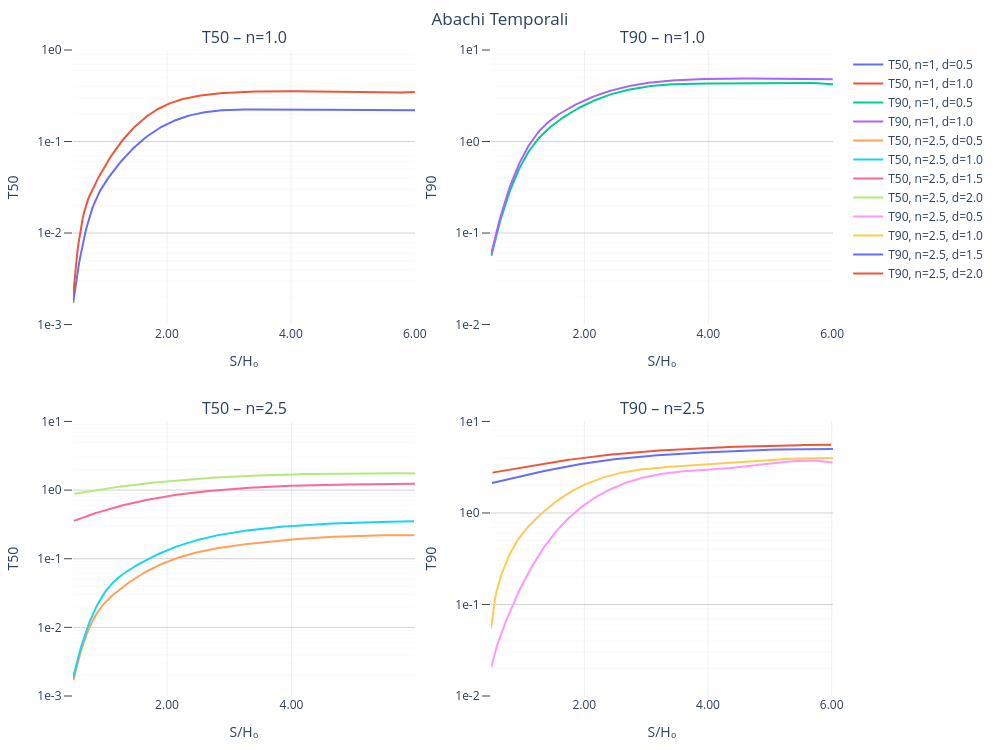

Here is the notebook cell this chart was saved with:
### Markdown cell above
---
## Abachi temporali dell’efficienza idraulica

Oltre all’efficienza idraulica media a regime, è possibile analizzare il comportamento del sistema di drenaggio in condizioni transitorie, valutando il tempo necessario a raggiungere una determinata percentuale dell’efficienza finale.

La classe `AbachiTemporali` fornisce due tipi di abachi:

- $T_{50}$: tempo adimensionale in cui l’efficienza raggiunge il 50% del valore finale;
- $T_{90}$: tempo adimensionale in cui l’efficienza raggiunge il 90% del valore finale.

### Visualizzazione completa degli abachi

Il metodo `plot_abachi()` della classe `AbachiTemporali` genera una figura composta da quattro pannelli:

- due pannelli per i valori di $n = 1.0$ e $n = 2.5$;
- ciascun pannello contiene le curve per i valori di $ D/H_0 = \{0.5, 1.0, 1.5, 2.0\} $;
- sia per il tempo $T_{50}$ che per $T_{90}$.

### Code cell
abachiT = AbachiTemporali()
abachiT.plot_abachi()

### Figure 1 — Plotly figure (JSON) as saved in the notebook; plotly's stock layout.template omitted (floating-point values rounded to 4 significant figures; data arrays with more than 128 entries replaced by an {"elided": "..."} marker saying what was removed)
{"data": [{"hovertemplate": "S/H₀: %{x:.2f}<br>T: %{y:.2e}<extra></extra>", "mode": "lines", "name": "T50, n=1, d=0.5", "type": "scatter", "x": {"elided": "250 float values"}, "xaxis": "x", "y": {"elided": "250 float values"}, "yaxis": "y"}, {"hovertemplate": "S/H₀: %{x:.2f}<br>T: %{y:.2e}<extra></extra>", "mode": "lines", "name": "T50, n=1, d=1.0", "type": "scatter", "x": {"elided": "250 float values"}, "xaxis": "x", "y": {"elided": "250 float values"}, "yaxis": "y"}, {"hovertemplate": "S/H₀: %{x:.2f}<br>T: %{y:.2e}<extra></extra>", "mode": "lines", "name": "T90, n=1, d=0.5", "type": "scatter", "x": {"elided": "250 float values"}, "xaxis": "x2", "y": {"elided": "250 float values"}, "yaxis": "y2"}, {"hovertemplate": "S/H₀: %{x:.2f}<br>T: %{y:.2e}<extra></extra>", "mode": "lines", "name": "T90, n=1, d=1.0", "type": "scatter", "x": {"elided": "250 float values"}, "xaxis": "x2", "y": {"elided": "250 float values"}, "yaxis": "y2"}, {"hovertemplate": "S/H₀: %{x:.2f}<br>T: %{y:.2e}<extra></extra>", "mode": "lines", "name": "T50, n=2.5, d=0.5", "type": "scatter", "x": {"elided": "250 float values"}, "xaxis": "x3", "y": {"elided": "250 float values"}, "yaxis": "y3"}, {"hovertemplate": "S/H₀: %{x:.2f}<br>T: %{y:.2e}<extra></extra>", "mode": "lines", "name": "T50, n=2.5, d=1.0", "type": "scatter", "x": {"elided": "250 float values"}, "xaxis": "x3", "y": {"elided": "250 float values"}, "yaxis": "y3"}, {"hovertemplate": "S/H₀: %{x:.2f}<br>T: %{y:.2e}<extra></extra>", "mode": "lines", "name": "T50, n=2.5, d=1.5", "type": "scatter", "x": {"elided": "250 float values"}, "xaxis": "x3", "y": {"elided": "250 float values"}, "yaxis": "y3"}, {"hovertemplate": "S/H₀: %{x:.2f}<br>T: %{y:.2e}<extra></extra>", "mode": "lines", "name": "T50, n=2.5, d=2.0", "type": "scatter", "x": {"elided": "250 float values"}, "xaxis": "x3", "y": {"elided": "250 float values"}, "yaxis": "y3"}, {"hovertemplate": "S/H₀: %{x:.2f}<br>T: %{y:.2e}<extra></extra>", "mode": "lines", "name": "T90, n=2.5, d=0.5", "type": "scatter", "x": {"elided": "250 float values"}, "xaxis": "x4", "y": {"elided": "250 float values"}, "yaxis": "y4"}, {"hovertemplate": "S/H₀: %{x:.2f}<br>T: %{y:.2e}<extra></extra>", "mode": "lines", "name": "T90, n=2.5, d=1.0", "type": "scatter", "x": {"elided": "250 float values"}, "xaxis": "x4", "y": {"elided": "250 float values"}, "yaxis": "y4"}, {"hovertemplate": "S/H₀: %{x:.2f}<br>T: %{y:.2e}<extra></extra>", "mode": "lines", "name": "T90, n=2.5, d=1.5", "type": "scatter", "x": {"elided": "250 float values"}, "xaxis": "x4", "y": {"elided": "250 float values"}, "yaxis": "y4"}, {"hovertemplate": "S/H₀: %{x:.2f}<br>T: %{y:.2e}<extra></extra>", "mode": "lines", "name": "T90, n=2.5, d=2.0", "type": "scatter", "x": {"elided": "250 float values"}, "xaxis": "x4", "y": {"elided": "250 float values"}, "yaxis": "y4"}], "layout": {"annotations": [{"font": {"size": 16}, "showarrow": false, "text": "T50 – n=1.0", "x": 0.225, "xanchor": "center", "xref": "paper", "y": 1, "yanchor": "bottom", "yref": "paper"}, {"font": {"size": 16}, "showarrow": false, "text": "T90 – n=1.0", "x": 0.775, "xanchor": "center", "xref": "paper", "y": 1, "yanchor": "bottom", "yref": "paper"}, {"font": {"size": 16}, "showarrow": false, "text": "T50 – n=2.5", "x": 0.225, "xanchor": "center", "xref": "paper", "y": 0.425, "yanchor": "bottom", "yref": "paper"}, {"font": {"size": 16}, "showarrow": false, "text": "T90 – n=2.5", "x": 0.775, "xanchor": "center", "xref": "paper", "y": 0.425, "yanchor": "bottom", "yref": "paper"}], "height": 750, "margin": {"b": 50, "l": 50, "r": 50, "t": 50}, "shapes": [{"line": {"color": "rgba(200,200,200,0.2)", "width": 0.5}, "type": "line", "x0": 0, "x1": 1, "xref": "x domain", "y0": 0.002, "y1": 0.002, "yref": "y"}, {"line": {"color": "rgba(200,200,200,0.2)", "width": 0.5}, "type": "line", "x0": 0, "x1": 1, "xref": "x domain", "y0": 0.003, "y1": 0.003, "yref": "y"}, {"line": {"color": "rgba(200,200,200,0.2)", "width": 0.5}, "type": "line", "x0": 0, "x1": 1, "xref": "x domain", "y0": 0.004, "y1": 0.004, "yref": "y"}, {"line": {"color": "rgba(200,200,200,0.2)", "width": 0.5}, "type": "line", "x0": 0, "x1": 1, "xref": "x domain", "y0": 0.005, "y1": 0.005, "yref": "y"}, {"line": {"color": "rgba(200,200,200,0.2)", "width": 0.5}, "type": "line", "x0": 0, "x1": 1, "xref": "x domain", "y0": 0.006, "y1": 0.006, "yref": "y"}, {"line": {"color": "rgba(200,200,200,0.2)", "width": 0.5}, "type": "line", "x0": 0, "x1": 1, "xref": "x domain", "y0": 0.007, "y1": 0.007, "yref": "y"}, {"line": {"color": "rgba(200,200,200,0.2)", "width": 0.5}, "type": "line", "x0": 0, "x1": 1, "xref": "x domain", "y0": 0.008, "y1": 0.008, "yref": "y"}, {"line": {"color": "rgba(200,200,200,0.2)", "width": 0.5}, "type": "line", "x0": 0, "x1": 1, "xref": "x domain", "y0": 0.009, "y1": 0.009, "yref": "y"}, {"line": {"color": "rgba(200,200,200,0.2)", "width": 0.5}, "type": "line", "x0": 0, "x1": 1, "xref": "x domain", "y0": 0.02, "y1": 0.02, "yref": "y"}, {"line": {"color": "rgba(200,200,200,0.2)", "width": 0.5}, "type": "line", "x0": 0, "x1": 1, "xref": "x domain", "y0": 0.03, "y1": 0.03, "yref": "y"}, {"line": {"color": "rgba(200,200,200,0.2)", "width": 0.5}, "type": "line", "x0": 0, "x1": 1, "xref": "x domain", "y0": 0.04, "y1": 0.04, "yref": "y"}, {"line": {"color": "rgba(200,200,200,0.2)", "width": 0.5}, "type": "line", "x0": 0, "x1": 1, "xref": "x domain", "y0": 0.05, "y1": 0.05, "yref": "y"}, {"line": {"color": "rgba(200,200,200,0.2)", "width": 0.5}, "type": "line", "x0": 0, "x1": 1, "xref": "x domain", "y0": 0.06, "y1": 0.06, "yref": "y"}, {"line": {"color": "rgba(200,200,200,0.2)", "width": 0.5}, "type": "line", "x0": 0, "x1": 1, "xref": "x domain", "y0": 0.07, "y1": 0.07, "yref": "y"}, {"line": {"color": "rgba(200,200,200,0.2)", "width": 0.5}, "type": "line", "x0": 0, "x1": 1, "xref": "x domain", "y0": 0.08, "y1": 0.08, "yref": "y"}, {"line": {"color": "rgba(200,200,200,0.2)", "width": 0.5}, "type": "line", "x0": 0, "x1": 1, "xref": "x domain", "y0": 0.09, "y1": 0.09, "yref": "y"}, {"line": {"color": "rgba(200,200,200,0.2)", "width": 0.5}, "type": "line", "x0": 0, "x1": 1, "xref": "x domain", "y0": 0.2, "y1": 0.2, "yref": "y"}, {"line": {"color": "rgba(200,200,200,0.2)", "width": 0.5}, "type": "line", "x0": 0, "x1": 1, "xref": "x domain", "y0": 0.3, "y1": 0.3, "yref": "y"}, {"line": {"color": "rgba(200,200,200,0.2)", "width": 0.5}, "type": "line", "x0": 0, "x1": 1, "xref": "x domain", "y0": 0.4, "y1": 0.4, "yref": "y"}, {"line": {"color": "rgba(200,200,200,0.2)", "width": 0.5}, "type": "line", "x0": 0, "x1": 1, "xref": "x domain", "y0": 0.5, "y1": 0.5, "yref": "y"}, {"line": {"color": "rgba(200,200,200,0.2)", "width": 0.5}, "type": "line", "x0": 0, "x1": 1, "xref": "x domain", "y0": 0.6, "y1": 0.6, "yref": "y"}, {"line": {"color": "rgba(200,200,200,0.2)", "width": 0.5}, "type": "line", "x0": 0, "x1": 1, "xref": "x domain", "y0": 0.7, "y1": 0.7, "yref": "y"}, {"line": {"color": "rgba(200,200,200,0.2)", "width": 0.5}, "type": "line", "x0": 0, "x1": 1, "xref": "x domain", "y0": 0.8, "y1": 0.8, "yref": "y"}, {"line": {"color": "rgba(200,200,200,0.2)", "width": 0.5}, "type": "line", "x0": 0, "x1": 1, "xref": "x domain", "y0": 0.9, "y1": 0.9, "yref": "y"}, {"line": {"color": "rgba(200,200,200,0.2)", "width": 0.5}, "type": "line", "x0": 0, "x1": 1, "xref": "x2 domain", "y0": 0.02, "y1": 0.02, "yref": "y2"}, {"line": {"color": "rgba(200,200,200,0.2)", "width": 0.5}, "type": "line", "x0": 0, "x1": 1, "xref": "x2 domain", "y0": 0.03, "y1": 0.03, "yref": "y2"}, {"line": {"color": "rgba(200,200,200,0.2)", "width": 0.5}, "type": "line", "x0": 0, "x1": 1, "xref": "x2 domain", "y0": 0.04, "y1": 0.04, "yref": "y2"}, {"line": {"color": "rgba(200,200,200,0.2)", "width": 0.5}, "type": "line", "x0": 0, "x1": 1, "xref": "x2 domain", "y0": 0.05, "y1": 0.05, "yref": "y2"}, {"line": {"color": "rgba(200,200,200,0.2)", "width": 0.5}, "type": "line", "x0": 0, "x1": 1, "xref": "x2 domain", "y0": 0.06, "y1": 0.06, "yref": "y2"}, {"line": {"color": "rgba(200,200,200,0.2)", "width": 0.5}, "type": "line", "x0": 0, "x1": 1, "xref": "x2 domain", "y0": 0.07, "y1": 0.07, "yref": "y2"}, {"line": {"color": "rgba(200,200,200,0.2)", "width": 0.5}, "type": "line", "x0": 0, "x1": 1, "xref": "x2 domain", "y0": 0.08, "y1": 0.08, "yref": "y2"}, {"line": {"color": "rgba(200,200,200,0.2)", "width": 0.5}, "type": "line", "x0": 0, "x1": 1, "xref": "x2 domain", "y0": 0.09, "y1": 0.09, "yref": "y2"}, {"line": {"color": "rgba(200,200,200,0.2)", "width": 0.5}, "type": "line", "x0": 0, "x1": 1, "xref": "x2 domain", "y0": 0.2, "y1": 0.2, "yref": "y2"}, {"line": {"color": "rgba(200,200,200,0.2)", "width": 0.5}, "type": "line", "x0": 0, "x1": 1, "xref": "x2 domain", "y0": 0.3, "y1": 0.3, "yref": "y2"}, {"line": {"color": "rgba(200,200,200,0.2)", "width": 0.5}, "type": "line", "x0": 0, "x1": 1, "xref": "x2 domain", "y0": 0.4, "y1": 0.4, "yref": "y2"}, {"line": {"color": "rgba(200,200,200,0.2)", "width": 0.5}, "type": "line", "x0": 0, "x1": 1, "xref": "x2 domain", "y0": 0.5, "y1": 0.5, "yref": "y2"}, {"line": {"color": "rgba(200,200,200,0.2)", "width": 0.5}, "type": "line", "x0": 0, "x1": 1, "xref": "x2 domain", "y0": 0.6, "y1": 0.6, "yref": "y2"}, {"line": {"color": "rgba(200,200,200,0.2)", "width": 0.5}, "type": "line", "x0": 0, "x1": 1, "xref": "x2 domain", "y0": 0.7, "y1": 0.7, "yref": "y2"}, {"line": {"color": "rgba(200,200,200,0.2)", "width": 0.5}, "type": "line", "x0": 0, "x1": 1, "xref": "x2 domain", "y0": 0.8, "y1": 0.8, "yref": "y2"}, {"line": {"color": "rgba(200,200,200,0.2)", "width": 0.5}, "type": "line", "x0": 0, "x1": 1, "xref": "x2 domain", "y0": 0.9, "y1": 0.9, "yref": "y2"}, {"line": {"color": "rgba(200,200,200,0.2)", "width": 0.5}, "type": "line", "x0": 0, "x1": 1, "xref": "x2 domain", "y0": 2, "y1": 2, "yref": "y2"}, {"line": {"color": "rgba(200,200,200,0.2)", "width": 0.5}, "type": "line", "x0": 0, "x1": 1, "xref": "x2 domain", "y0": 3, "y1": 3, "yref": "y2"}, {"line": {"color": "rgba(200,200,200,0.2)", "width": 0.5}, "type": "line", "x0": 0, "x1": 1, "xref": "x2 domain", "y0": 4, "y1": 4, "yref": "y2"}, {"line": {"color": "rgba(200,200,200,0.2)", "width": 0.5}, "type": "line", "x0": 0, "x1": 1, "xref": "x2 domain", "y0": 5, "y1": 5, "yref": "y2"}, {"line": {"color": "rgba(200,200,200,0.2)", "width": 0.5}, "type": "line", "x0": 0, "x1": 1, "xref": "x2 domain", "y0": 6, "y1": 6, "yref": "y2"}, {"line": {"color": "rgba(200,200,200,0.2)", "width": 0.5}, "type": "line", "x0": 0, "x1": 1, "xref": "x2 domain", "y0": 7, "y1": 7, "yref": "y2"}, {"line": {"color": "rgba(200,200,200,0.2)", "width": 0.5}, "type": "line", "x0": 0, "x1": 1, "xref": "x2 domain", "y0": 8, "y1": 8, "yref": "y2"}, {"line": {"color": "rgba(200,200,200,0.2)", "width": 0.5}, "type": "line", "x0": 0, "x1": 1, "xref": "x2 domain", "y0": 9, "y1": 9, "yref": "y2"}, {"line": {"color": "rgba(200,200,200,0.2)", "width": 0.5}, "type": "line", "x0": 0, "x1": 1, "xref": "x3 domain", "y0": 0.002, "y1": 0.002, "yref": "y3"}, {"line": {"color": "rgba(200,200,200,0.2)", "width": 0.5}, "type": "line", "x0": 0, "x1": 1, "xref": "x3 domain", "y0": 0.003, "y1": 0.003, "yref": "y3"}, {"line": {"color": "rgba(200,200,200,0.2)", "width": 0.5}, "type": "line", "x0": 0, "x1": 1, "xref": "x3 domain", "y0": 0.004, "y1": 0.004, "yref": "y3"}, {"line": {"color": "rgba(200,200,200,0.2)", "width": 0.5}, "type": "line", "x0": 0, "x1": 1, "xref": "x3 domain", "y0": 0.005, "y1": 0.005, "yref": "y3"}, {"line": {"color": "rgba(200,200,200,0.2)", "width": 0.5}, "type": "line", "x0": 0, "x1": 1, "xref": "x3 domain", "y0": 0.006, "y1": 0.006, "yref": "y3"}, {"line": {"color": "rgba(200,200,200,0.2)", "width": 0.5}, "type": "line", "x0": 0, "x1": 1, "xref": "x3 domain", "y0": 0.007, "y1": 0.007, "yref": "y3"}, {"line": {"color": "rgba(200,200,200,0.2)", "width": 0.5}, "type": "line", "x0": 0, "x1": 1, "xref": "x3 domain", "y0": 0.008, "y1": 0.008, "yref": "y3"}, {"line": {"color": "rgba(200,200,200,0.2)", "width": 0.5}, "type": "line", "x0": 0, "x1": 1, "xref": "x3 domain", "y0": 0.009, "y1": 0.009, "yref": "y3"}, {"line": {"color": "rgba(200,200,200,0.2)", "width": 0.5}, "type": "line", "x0": 0, "x1": 1, "xref": "x3 domain", "y0": 0.02, "y1": 0.02, "yref": "y3"}, {"line": {"color": "rgba(200,200,200,0.2)", "width": 0.5}, "type": "line", "x0": 0, "x1": 1, "xref": "x3 domain", "y0": 0.03, "y1": 0.03, "yref": "y3"}, {"line": {"color": "rgba(200,200,200,0.2)", "width": 0.5}, "type": "line", "x0": 0, "x1": 1, "xref": "x3 domain", "y0": 0.04, "y1": 0.04, "yref": "y3"}, {"line": {"color": "rgba(200,200,200,0.2)", "width": 0.5}, "type": "line", "x0": 0, "x1": 1, "xref": "x3 domain", "y0": 0.05, "y1": 0.05, "yref": "y3"}, {"line": {"color": "rgba(200,200,200,0.2)", "width": 0.5}, "type": "line", "x0": 0, "x1": 1, "xref": "x3 domain", "y0": 0.06, "y1": 0.06, "yref": "y3"}, {"line": {"color": "rgba(200,200,200,0.2)", "width": 0.5}, "type": "line", "x0": 0, "x1": 1, "xref": "x3 domain", "y0": 0.07, "y1": 0.07, "yref": "y3"}, {"line": {"color": "rgba(200,200,200,0.2)", "width": 0.5}, "type": "line", "x0": 0, "x1": 1, "xref": "x3 domain", "y0": 0.08, "y1": 0.08, "yref": "y3"}, {"line": {"color": "rgba(200,200,200,0.2)", "width": 0.5}, "type": "line", "x0": 0, "x1": 1, "xref": "x3 domain", "y0": 0.09, "y1": 0.09, "yref": "y3"}, {"line": {"color": "rgba(200,200,200,0.2)", "width": 0.5}, "type": "line", "x0": 0, "x1": 1, "xref": "x3 domain", "y0": 0.2, "y1": 0.2, "yref": "y3"}, {"line": {"color": "rgba(200,200,200,0.2)", "width": 0.5}, "type": "line", "x0": 0, "x1": 1, "xref": "x3 domain", "y0": 0.3, "y1": 0.3, "yref": "y3"}, {"line": {"color": "rgba(200,200,200,0.2)", "width": 0.5}, "type": "line", "x0": 0, "x1": 1, "xref": "x3 domain", "y0": 0.4, "y1": 0.4, "yref": "y3"}, {"line": {"color": "rgba(200,200,200,0.2)", "width": 0.5}, "type": "line", "x0": 0, "x1": 1, "xref": "x3 domain", "y0": 0.5, "y1": 0.5, "yref": "y3"}, {"line": {"color": "rgba(200,200,200,0.2)", "width": 0.5}, "type": "line", "x0": 0, "x1": 1, "xref": "x3 domain", "y0": 0.6, "y1": 0.6, "yref": "y3"}, {"line": {"color": "rgba(200,200,200,0.2)", "width": 0.5}, "type": "line", "x0": 0, "x1": 1, "xref": "x3 domain", "y0": 0.7, "y1": 0.7, "yref": "y3"}, {"line": {"color": "rgba(200,200,200,0.2)", "width": 0.5}, "type": "line", "x0": 0, "x1": 1, "xref": "x3 domain", "y0": 0.8, "y1": 0.8, "yref": "y3"}, {"line": {"color": "rgba(200,200,200,0.2)", "width": 0.5}, "type": "line", "x0": 0, "x1": 1, "xref": "x3 domain", "y0": 0.9, "y1": 0.9, "yref": "y3"}, {"line": {"color": "rgba(200,200,200,0.2)", "width": 0.5}, "type": "line", "x0": 0, "x1": 1, "xref": "x3 domain", "y0": 2, "y1": 2, "yref": "y3"}, {"line": {"color": "rgba(200,200,200,0.2)", "width": 0.5}, "type": "line", "x0": 0, "x1": 1, "xref": "x3 domain", "y0": 3, "y1": 3, "yref": "y3"}, {"line": {"color": "rgba(200,200,200,0.2)", "width": 0.5}, "type": "line", "x0": 0, "x1": 1, "xref": "x3 domain", "y0": 4, "y1": 4, "yref": "y3"}, {"line": {"color": "rgba(200,200,200,0.2)", "width": 0.5}, "type": "line", "x0": 0, "x1": 1, "xref": "x3 domain", "y0": 5, "y1": 5, "yref": "y3"}, {"line": {"color": "rgba(200,200,200,0.2)", "width": 0.5}, "type": "line", "x0": 0, "x1": 1, "xref": "x3 domain", "y0": 6, "y1": 6, "yref": "y3"}, {"line": {"color": "rgba(200,200,200,0.2)", "width": 0.5}, "type": "line", "x0": 0, "x1": 1, "xref": "x3 domain", "y0": 7, "y1": 7, "yref": "y3"}, {"line": {"color": "rgba(200,200,200,0.2)", "width": 0.5}, "type": "line", "x0": 0, "x1": 1, "xref": "x3 domain", "y0": 8, "y1": 8, "yref": "y3"}, {"line": {"color": "rgba(200,200,200,0.2)", "width": 0.5}, "type": "line", "x0": 0, "x1": 1, "xref": "x3 domain", "y0": 9, "y1": 9, "yref": "y3"}, {"line": {"color": "rgba(200,200,200,0.2)", "width": 0.5}, "type": "line", "x0": 0, "x1": 1, "xref": "x4 domain", "y0": 0.02, "y1": 0.02, "yref": "y4"}, {"line": {"color": "rgba(200,200,200,0.2)", "width": 0.5}, "type": "line", "x0": 0, "x1": 1, "xref": "x4 domain", "y0": 0.03, "y1": 0.03, "yref": "y4"}, {"line": {"color": "rgba(200,200,200,0.2)", "width": 0.5}, "type": "line", "x0": 0, "x1": 1, "xref": "x4 domain", "y0": 0.04, "y1": 0.04, "yref": "y4"}, {"line": {"color": "rgba(200,200,200,0.2)", "width": 0.5}, "type": "line", "x0": 0, "x1": 1, "xref": "x4 domain", "y0": 0.05, "y1": 0.05, "yref": "y4"}, {"line": {"color": "rgba(200,200,200,0.2)", "width": 0.5}, "type": "line", "x0": 0, "x1": 1, "xref": "x4 domain", "y0": 0.06, "y1": 0.06, "yref": "y4"}, {"line": {"color": "rgba(200,200,200,0.2)", "width": 0.5}, "type": "line", "x0": 0, "x1": 1, "xref": "x4 domain", "y0": 0.07, "y1": 0.07, "yref": "y4"}, {"line": {"color": "rgba(200,200,200,0.2)", "width": 0.5}, "type": "line", "x0": 0, "x1": 1, "xref": "x4 domain", "y0": 0.08, "y1": 0.08, "yref": "y4"}, {"line": {"color": "rgba(200,200,200,0.2)", "width": 0.5}, "type": "line", "x0": 0, "x1": 1, "xref": "x4 domain", "y0": 0.09, "y1": 0.09, "yref": "y4"}, {"line": {"color": "rgba(200,200,200,0.2)", "width": 0.5}, "type": "line", "x0": 0, "x1": 1, "xref": "x4 domain", "y0": 0.2, "y1": 0.2, "yref": "y4"}, {"line": {"color": "rgba(200,200,200,0.2)", "width": 0.5}, "type": "line", "x0": 0, "x1": 1, "xref": "x4 domain", "y0": 0.3, "y1": 0.3, "yref": "y4"}, {"line": {"color": "rgba(200,200,200,0.2)", "width": 0.5}, "type": "line", "x0": 0, "x1": 1, "xref": "x4 domain", "y0": 0.4, "y1": 0.4, "yref": "y4"}, {"line": {"color": "rgba(200,200,200,0.2)", "width": 0.5}, "type": "line", "x0": 0, "x1": 1, "xref": "x4 domain", "y0": 0.5, "y1": 0.5, "yref": "y4"}, {"line": {"color": "rgba(200,200,200,0.2)", "width": 0.5}, "type": "line", "x0": 0, "x1": 1, "xref": "x4 domain", "y0": 0.6, "y1": 0.6, "yref": "y4"}, {"line": {"color": "rgba(200,200,200,0.2)", "width": 0.5}, "type": "line", "x0": 0, "x1": 1, "xref": "x4 domain", "y0": 0.7, "y1": 0.7, "yref": "y4"}, {"line": {"color": "rgba(200,200,200,0.2)", "width": 0.5}, "type": "line", "x0": 0, "x1": 1, "xref": "x4 domain", "y0": 0.8, "y1": 0.8, "yref": "y4"}, {"line": {"color": "rgba(200,200,200,0.2)", "width": 0.5}, "type": "line", "x0": 0, "x1": 1, "xref": "x4 domain", "y0": 0.9, "y1": 0.9, "yref": "y4"}, {"line": {"color": "rgba(200,200,200,0.2)", "width": 0.5}, "type": "line", "x0": 0, "x1": 1, "xref": "x4 domain", "y0": 2, "y1": 2, "yref": "y4"}, {"line": {"color": "rgba(200,200,200,0.2)", "width": 0.5}, "type": "line", "x0": 0, "x1": 1, "xref": "x4 domain", "y0": 3, "y1": 3, "yref": "y4"}, {"line": {"color": "rgba(200,200,200,0.2)", "width": 0.5}, "type": "line", "x0": 0, "x1": 1, "xref": "x4 domain", "y0": 4, "y1": 4, "yref": "y4"}, {"line": {"color": "rgba(200,200,200,0.2)", "width": 0.5}, "type": "line", "x0": 0, "x1": 1, "xref": "x4 domain", "y0": 5, "y1": 5, "yref": "y4"}, {"line": {"color": "rgba(200,200,200,0.2)", "width": 0.5}, "type": "line", "x0": 0, "x1": 1, "xref": "x4 domain", "y0": 6, "y1": 6, "yref": "y4"}, {"line": {"color": "rgba(200,200,200,0.2)", "width": 0.5}, "type": "line", "x0": 0, "x1": 1, "xref": "x4 domain", "y0": 7, "y1": 7, "yref": "y4"}, {"line": {"color": "rgba(200,200,200,0.2)", "width": 0.5}, "type": "line", "x0": 0, "x1": 1, "xref": "x4 domain", "y0": 8, "y1": 8, "yref": "y4"}, {"line": {"color": "rgba(200,200,200,0.2)", "width": 0.5}, "type": "line", "x0": 0, "x1": 1, "xref": "x4 domain", "y0": 9, "y1": 9, "yref": "y4"}], "showlegend": true, "title": {"text": "Abachi Temporali", "x": 0.5}, "width": 1000, "xaxis": {"anchor": "y", "domain": [0, 0.45], "tickformat": ".2f", "title": {"text": "S/H₀"}}, "xaxis2": {"anchor": "y2", "domain": [0.55, 1], "tickformat": ".2f", "title": {"text": "S/H₀"}}, "xaxis3": {"anchor": "y3", "domain": [0, 0.45], "tickformat": ".2f", "title": {"text": "S/H₀"}}, "xaxis4": {"anchor": "y4", "domain": [0.55, 1], "tickformat": ".2f", "title": {"text": "S/H₀"}}, "yaxis": {"anchor": "x", "domain": [0.575, 1], "gridcolor": "lightgray", "range": [-3, 0], "showgrid": true, "ticklen": 8, "tickmode": "array", "ticks": "outside", "ticktext": ["1e-3", "1e-2", "1e-1", "1e0", "1e1"], "tickvals": [0.001, 0.01, 0.1, 1, 10], "title": {"text": "T50"}, "type": "log"}, "yaxis2": {"anchor": "x2", "domain": [0.575, 1], "gridcolor": "lightgray", "range": [-2, 1], "showgrid": true, "ticklen": 8, "tickmode": "array", "ticks": "outside", "ticktext": ["1e-3", "1e-2", "1e-1", "1e0", "1e1"], "tickvals": [0.001, 0.01, 0.1, 1, 10], "title": {"text": "T90"}, "type": "log"}, "yaxis3": {"anchor": "x3", "domain": [0, 0.425], "gridcolor": "lightgray", "range": [-3, 1], "showgrid": true, "ticklen": 8, "tickmode": "array", "ticks": "outside", "ticktext": ["1e-3", "1e-2", "1e-1", "1e0", "1e1"], "tickvals": [0.001, 0.01, 0.1, 1, 10], "title": {"text": "T50"}, "type": "log"}, "yaxis4": {"anchor": "x4", "domain": [0, 0.425], "gridcolor": "lightgray", "range": [-2, 1], "showgrid": true, "ticklen": 8, "tickmode": "array", "ticks": "outside", "ticktext": ["1e-3", "1e-2", "1e-1", "1e0", "1e1"], "tickvals": [0.001, 0.01, 0.1, 1, 10], "title": {"text": "T90"}, "type": "log"}}}
